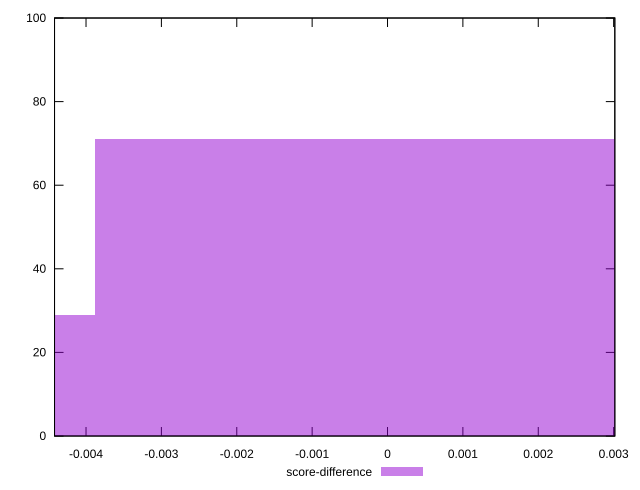

Here is the gnuplot script that generated this plot:
reset

$scoreDifference <<EOF
0 71
-0.007751225939615119 29
EOF

set key outside below
set boxwidth 0.007751225939615119
set xrange [-0.004417794319265542:0.0030158161435321264]
set yrange [0:100]
set trange [0:100]
set style fill transparent solid 0.5 noborder
set terminal svg size 640, 490 enhanced background rgb 'white'
set output "report_00008_2021-01-22T20:58:29.167/largest-contentful-paint/samples/pages+cached+noexternal/score-difference/histogram.svg"

plot $scoreDifference title "score-difference" with boxes

reset
